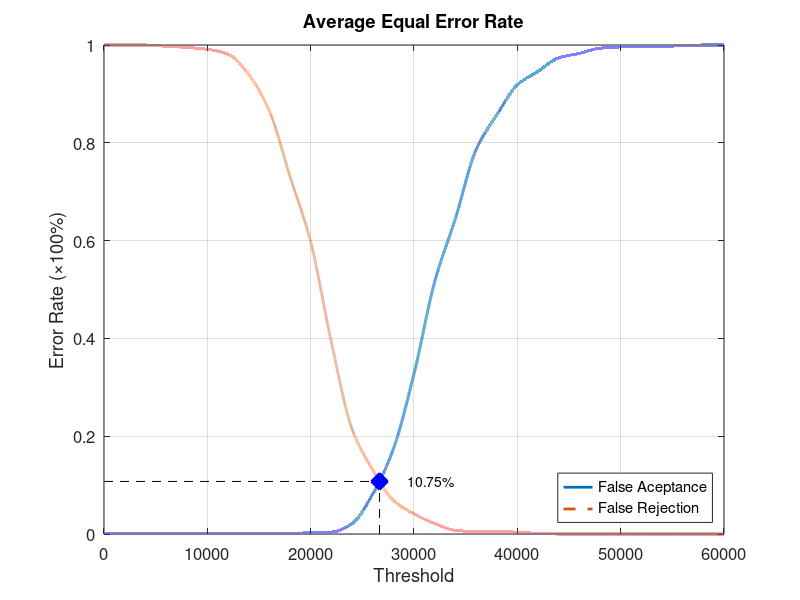
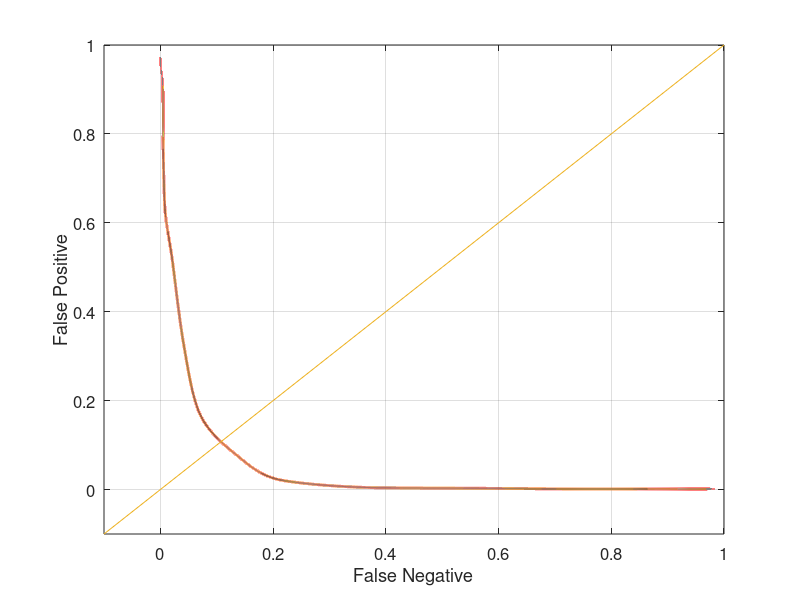

The MATLAB script that drew these images, in order:
function yEER = Experiment1Average
close all;
clear;
clc;
x = 0:2000:60000;
xq = 0:0.5:60000;

y0 = [0 0.00131579 0.00131579 0.00131579 0.00131579 0.00131579 0.00131579 0.00131579 0.00131579 0.00131579 0.00263158 0.00394737 0.0210526 0.0815789 0.173684 0.327632 0.515789 0.644737 0.785526 0.856579 0.918421 0.946053 0.973684 0.982895 0.993421 0.996053 0.997368 0.997368 0.998684 1 1];
yy0 = interp1(x, y0, xq, 'pchip');
y1 = [1 1 1 0.9975 0.995 0.99125 0.98125 0.94 0.865 0.73125 0.5975 0.3925 0.215 0.13125 0.06875 0.04125 0.02125 0.0075 0.005 0.005 0.00375 0.00125 0 0 0 0 0 0 0 0 0];
yy1 = interp1(x, y1, xq, 'pchip');

% Calculating EER: 
y2 = abs(y0 - y1);
find(y2 == min(y2))
yy2 = abs(yy0 - yy1);
xEER = find(yy2 == min(yy2));
xEERIndex = xq(xEER) % X-axis EER
yEER = yy0(xEER) % Y-axis EER

main = figure
plot(xq, yy0,'-','LineWidth', 2);	hold on
plot(xq, yy1,'--','LineWidth', 2);	hold on
plot([xEERIndex xEERIndex], [0 yEER], 'k--');	hold on
plot([0 xEERIndex], [yEER yEER], 'k--');	hold on
plot(xEERIndex, yEER, 'bx', 'LineWidth', 10);	hold on
text(xEERIndex + 10 * xEERIndex / 100, yEER, [num2str(round((10000 * yEER)) / 100) '%'])
legend('False Aceptance', 'False Rejection', 'Location', 'SouthEast')
xlabel('Threshold')
ylabel('Error Rate (\times100%)')
title('Average Equal Error Rate')
set(gca, 'FontSize', 12)
axis([0 60000 0 1])
grid on

print(main, 'Experiment1AverageMain', '-dpng');
FNRxFPR = figure('Color', [1 1 1]);
plot(yy1, yy0, '-', yy1, yy0, 'LineWidth', 2);
hold on
y = -0.1:0.1:1
plot(y, y); 
set(gca, 'FontSize', 12)
xlabel('False Negative')
ylabel('False Positive')
axis([-0.1 1 -0.1 1])
set(gca, 'FontSize', 12)
grid on

print(FNRxFPR, 'Experiment1AverageFNRxFPR','-dpng');
end
